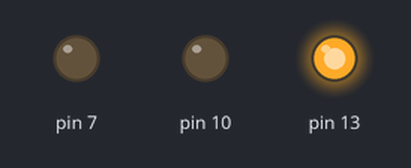
The sketch below on a simulated Arduino Uno, built with avr-gcc and run on an emulated ATmega328P. Parts: output pins drawn as LEDs (lit = HIGH).

Above: at 1.0 s.
At 2.5 s:
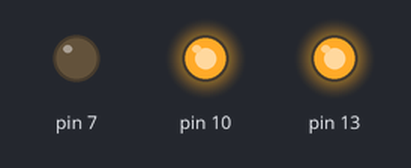
At 3.5 s:
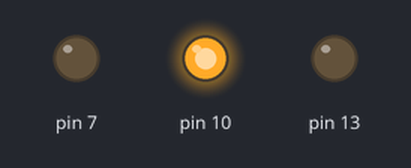
At 4.5 s:
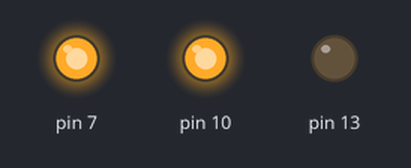
At 5.5 s:
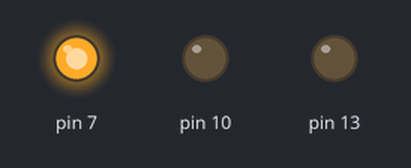
At 6.5 s:
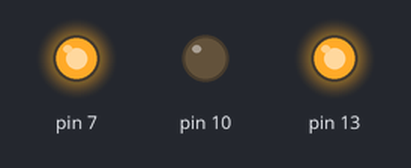
Timing chart, 0 to 7.8 s (numbered marks = the images above):
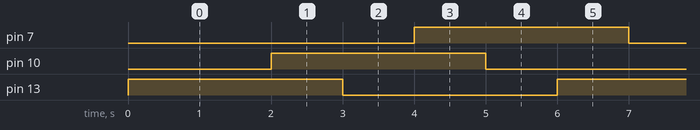

Measured:
- by itself, pin 7, pin 10, pin 13: alternates HIGH for 3.0 s and LOW for 3.0 s
- by itself, everything shown: repeats every 6.0 s, in 6 steps

The sketch:

BareMinimum.ino
```cpp
void setup() {
  // put your setup code here, to run once:
  pinMode(13, OUTPUT);
  pinMode(10, OUTPUT);
  pinMode(7, OUTPUT);
}

void loop() {
  // put your main code here, to run repeatedly:
  digitalWrite(13, HIGH);
  delay(1000);
  digitalWrite(7, LOW);
  delay(1000);
  digitalWrite(10, HIGH);
  delay(1000);
  digitalWrite(13, LOW);
  delay(1000);
  digitalWrite(7, HIGH);
  delay(1000);
  digitalWrite(10, LOW);
  delay(1000);

}
```
